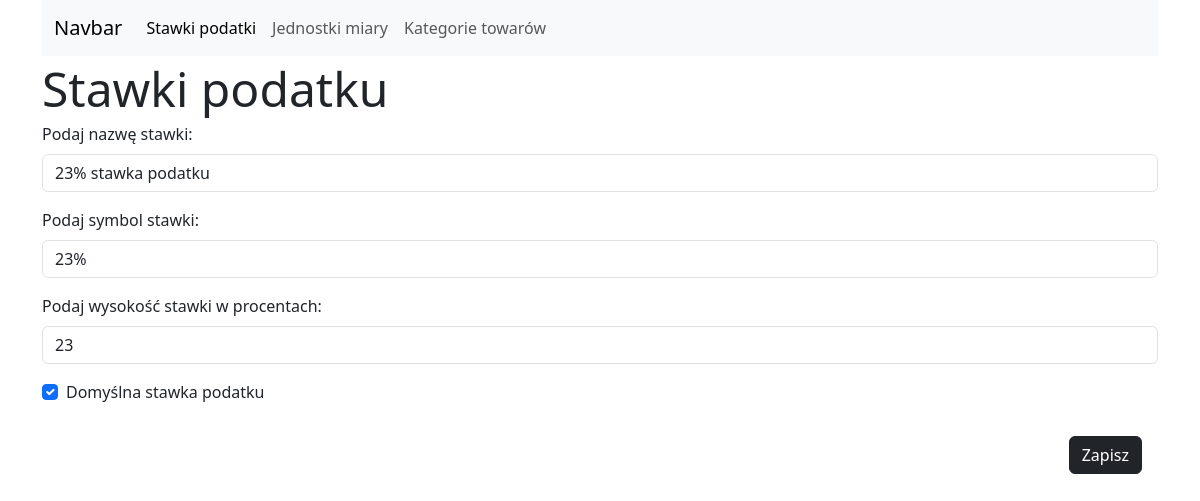
The page /taxes/edit/1 on the database its author committed.
### tables this page shows
CREATE TABLE tax_rates (
	id INTEGER NOT NULL, 
	name VARCHAR(35), 
	symbol VARCHAR(3) NOT NULL, 
	rate NUMERIC NOT NULL, 
	"default" BOOLEAN, 
	PRIMARY KEY (id)
);

### blueprints/tax_rates_bp.py (the view)
@tax_rates_blueprint.route('/taxes/edit/<item_id>', methods=['GET', 'POST'])
def tax_rates_edit(item_id):
    id_elem = None
    form = TaxRatesForm()
    if request.method == 'POST':
        id_elem = request.form.to_dict().get('element_id')
        if form.validate():
            db.edit_tax_rate(int(id_elem), {'name': form.name.data,
                                            'symbol': form.symbol.data,
                                            'rate': form.rate.data / 100,
                                            'default': form.default.data})
            return redirect('/taxes/list')
    else:
        if item_id:
            element_to_edit = db.get_tax_rate(int(item_id))
            form.name.data = element_to_edit.name
            form.symbol.data = element_to_edit.symbol
            form.rate.data = int(element_to_edit.rate * 100)
            form.default.data = element_to_edit.default
            id_elem = element_to_edit.id
    return render_template('simple_forms/taxes.html', form=form, page_state='edit', element_id=id_elem,
                           settings=settings)

### forms/tax_rates_form.py
class TaxRatesForm(FlaskForm):
    name = StringField('Podaj nazwę stawki:', [
        validators.InputRequired(message='Musisz wypełnić to pole'),
        validators.Length(max=35, message='Pole może zawierać jedynie {} znaków!'.format(35))])
    symbol = StringField('Podaj symbol stawki:', [
        validators.InputRequired(message='Musisz wypełnić to pole'),
        validators.Length(max=3, message='Pole może zawierać jedynie {} znaków!'.format(3))])
    rate = IntegerField(label='Podaj wysokość stawki w procentach:', validators=[
        validators.InputRequired(message='Musisz wypełnić to pole'),
        validators.NumberRange(message='Podana wartość musi być z przediału 0-100', min=0, max=100)])
    default = BooleanField('Domyślna stawka podatku')

### db_cms/db_cms_core.py (called while the page is built)
    def __get_element(self, table, element_id):
        elem = select([table]).where(table.c.id == element_id)
        with self.__engine__.connect() as conn:
            return conn.execute(elem).fetchone()

    def get_tax_rate(self, element_id):
        return self.__get_element(self.tax_rates, element_id)

### templates/simple_forms/taxes.html (shortened to what this page needs)
{% extends "simple_forms/base.html" %}
{% from 'bootstrap5/form.html' import render_field %}
{% block form_content %}
{% if form: %}
        {% if page_state == 'edit': %}
        <form novalidate method="post" action="{{'/taxes/edit/'~element_id}}">
        {% elif page_state == 'new': %}
        <form novalidate method="post" action="/taxes/new">
        {% endif %}
        {{ render_field(form.name)}}
        {{ render_field(form.symbol)}}
        {{ render_field(form.rate)}}
        {{ render_field(form.default)}}
        <div class="d-flex p-3 flex-row-reverse">
            <input type="submit" class="btn btn-dark" value="Zapisz">
        </div>
    </form>
    {% endif %}
{% endblock %}

### rows shown on the page
tax_rates: name "23% stawka podatku", symbol "23%", rate "23", default "☑"

### other values the page prints
{{ settings['title'] }} "Stawki podatku"
